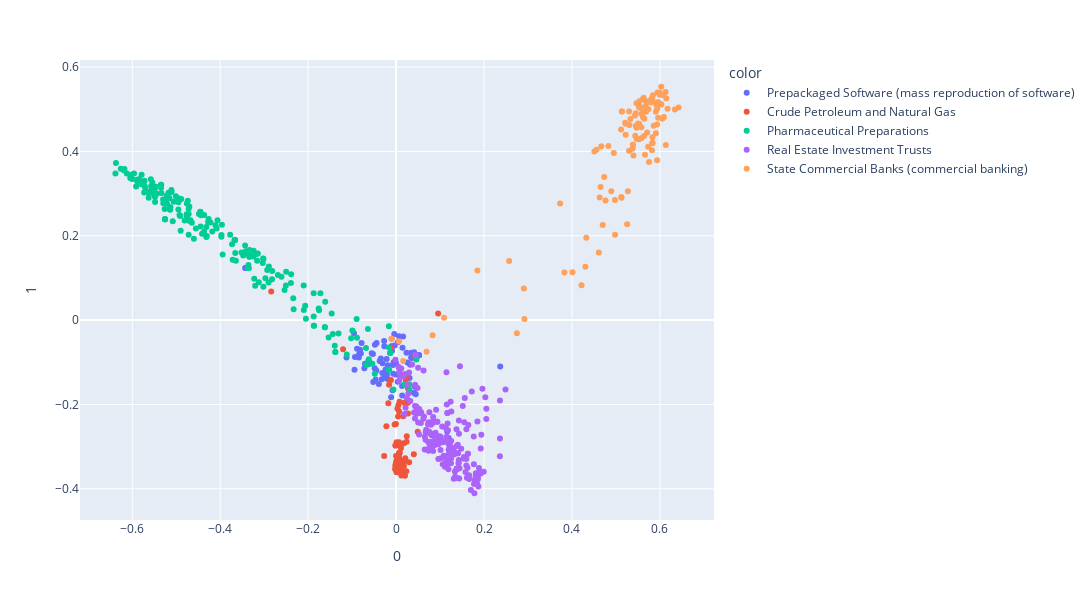

The code cell stored with this chart in its notebook:
### Code cell
from sklearn.decomposition import PCA
from sklearn.cluster import KMeans
import plotly.express as px

# Referenced from my CSCD25 course
def visualize_pca(vectors, index):
    multi_index = pd.MultiIndex.from_frame(index, names=["name", "industry"])
    
    pca = PCA(n_components = n_components//2)
    pca_embedding = pca.fit_transform(vectors)
    pca_embedding = pd.DataFrame(pca_embedding, index = multi_index)
    
#     kmeans = KMeans(n_clusters = n_components).fit(vectors)
#     pca_embedding['cluster'] = kmeans.labels_
#     pca_embedding['cluster'] = index.iloc[:,1]
#     pca_embedding['cluster'] = pca_embedding['cluster'].astype('category')
    
    fig = px.scatter(pca_embedding, x =0 , y = 1, hover_data={"name": pca_embedding.index.get_level_values(0),
                                                              "industry": pca_embedding.index.get_level_values(1)},
                     color = pca_embedding.index.get_level_values(1), width=1200, height=600)
    fig.show()
    
    return [pca, pca_embedding]

plot_pca = visualize_pca(tf_idf, non_html_data.loc[:,["name","SIC_desc"]])
